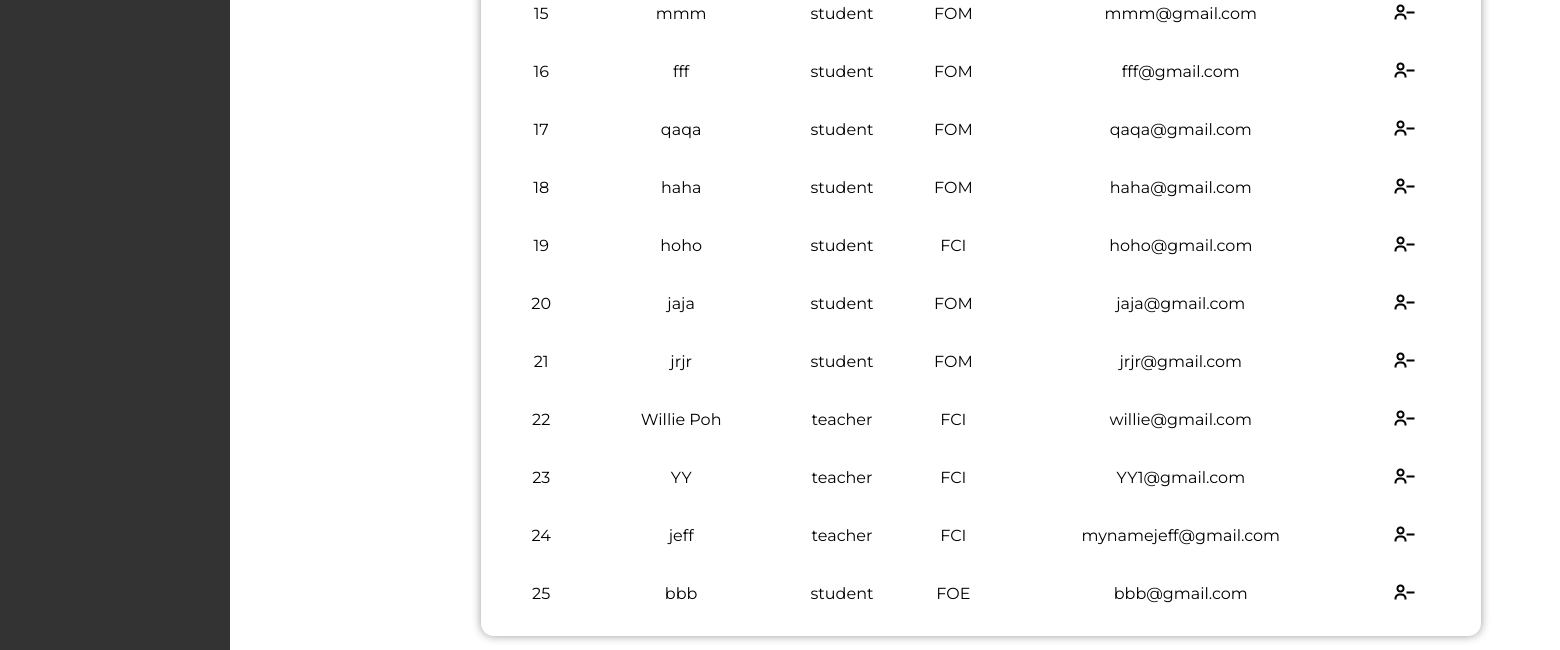
The page /usercontrol (lower part) on the database as committed earlier.
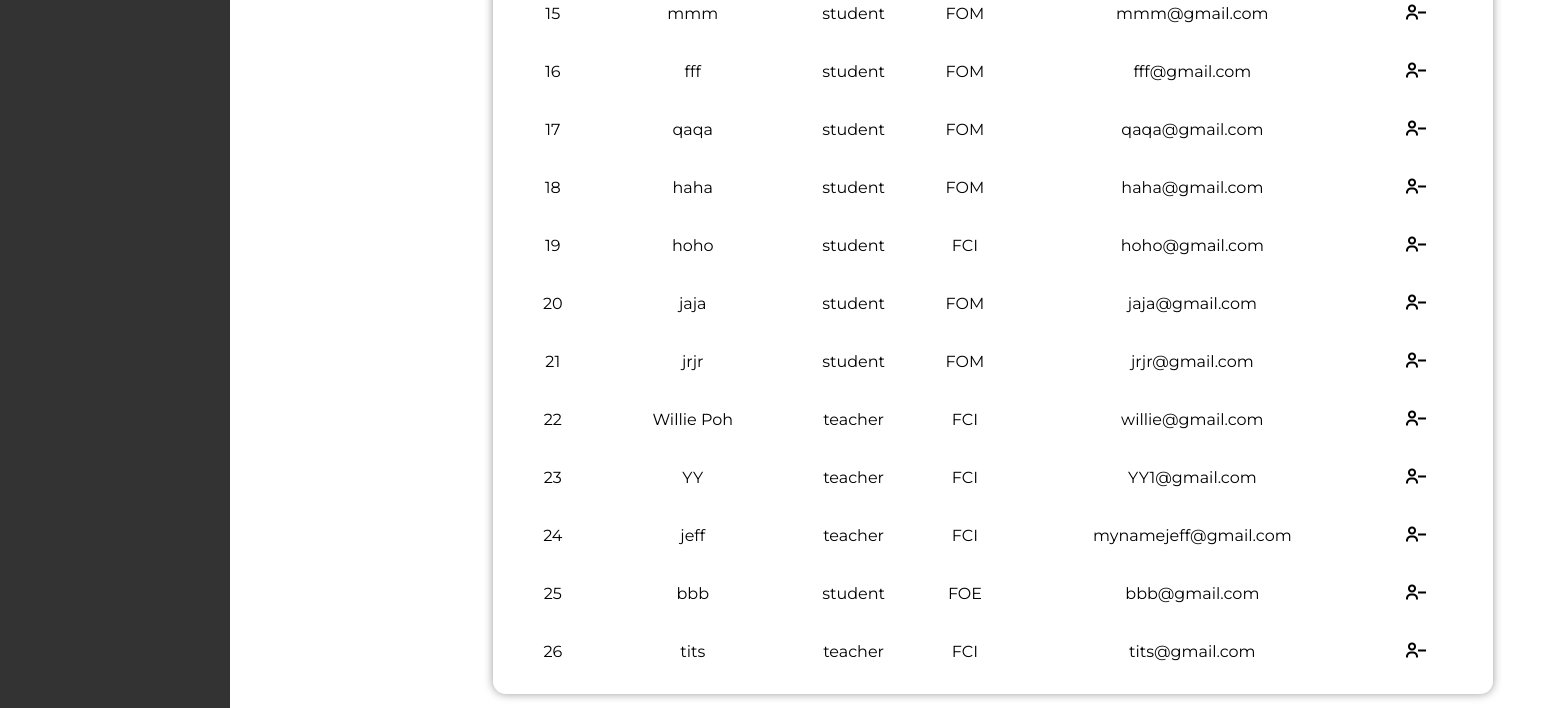
The same page on the database as committed later.
### tables this page shows
CREATE TABLE users (
        id INTEGER PRIMARY KEY AUTOINCREMENT,
        role TEXT NOT NULL,
        faculty TEXT NOT NULL,
        username TEXT NOT NULL UNIQUE,
        email TEXT NOT NULL UNIQUE,
        phone_number TEXT NOT NULL UNIQUE,
        password TEXT NOT NULL
        );

### app.py (the view)
@app.route("/usercontrol")
def usercontrol():
    conn = get_db_connection()
    cursor = conn.cursor()
    cursor.execute("SELECT * FROM users")
    user_data = cursor.fetchall()
    conn.close()
    return render_template("usercontrol.html", users=user_data)

### app.py (called while the page is built)
def get_db_connection():
    con = sqlite3.connect("database.db")
    con.row_factory = sqlite3.Row
    return con

### templates/usercontrol.html (shortened to what this page needs)
<!DOCTYPE html>
<html lang="en">
<head>
    <link rel="stylesheet" href="../static/style.css">
    <link href='https://unpkg.com/boxicons@2.1.4/css/boxicons.min.css'rel='stylesheet'>
</head>
<body>
    <div class="sidebar">
    </div>
    <div class="user-main">
        <div class="table" id="customers_table">
            <div class="table__body">
                <table>
                    <tbody>
                        {% for user in users %}
                        <form action="/delete_user" method="POST">
                            <tr>
                                <td> {{ loop.index }} </td>
                                <td>{{ user[3] }}</td>
                                <td>{{ user[1] }}</td>
                                <td> {{ user[2] }} </td>
                                <td> {{ user[4] }}</td>
                                <td>
                                    <button type="submit"><i class='bx bx-user-minus'></i></button>
                                </td>
                            </tr>
                        </form>
                        {% endfor %}
                    </tbody>
                </table>
            </div>
        </div>
    </div>
</body>
</html>

### static/style.css (style rules this page uses)
* { margin: 0; padding: 0; box-sizing: border-box; font-family: 'Montserrat'; }
body { font-family: 'Montserrat', sans-serif; background-color: white; justify-content: center; align-items: center; margin: 0; padding: 0; min-width: 100vh; }
.bx { font-size: 24px; color: #333; }
.sidebar { height: calc(200vh - 60px); width: 230px; position: absolute; top: 60px; left: 0; background-color: #333; padding-top: 20px; overflow-y: auto; }
.table { position: relative; width: 1000px; box-shadow: 0 0 10px rgba(0, 0, 0, 0.4); border-radius: 12.8px; display: flex; justify-content: center; flex-direction: column; margin-top: 20px; left: 20%; }
.table__body { width: 95%; max-height: calc(89vh - 16px); background-color: #fffb; margin: 12.8px auto; border-radius: 9.6px; overflow: auto; overflow: overlay; }
table { width: 100%; }
table, th, td { border-collapse: collapse; padding: 16px; text-align: center; }
.table__body button { background-color: transparent; border: none; color: black; justify-content: center; }
.table__body i { border: none; color: black; }

Rows that differ between the two databases and show on the page:
added users: username "tits", role "teacher", faculty "FCI", email "tits@gmail.com"
